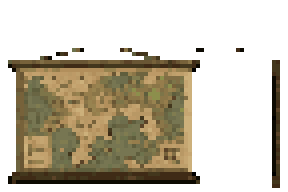
#> input picture godot/assets/images/source_art/generated/archive_wall_map.png, 72 x 48 px (shown 4 times larger)
$ python -i prepare_generated_tiles.py   (imports and definitions only)
#> lines starting #> are read from the running program, lines starting #| are printed output that depends on the picture
#> further down, picture is the input picture: PIL image 72x48 RGBA; mean R, G, B, A 53.5, 46.2, 29.6, 108.6
#!/usr/bin/env python3
"""Normalize image-generation masters into exact pixel-art atlases.

The image model supplies original texture and material decisions.  This tool
does the production-safe work that a generative image cannot guarantee:
fixed cell grids, hard alpha, integer nearest-neighbour scaling, limited
palettes and direction-aware edge alignment.  Masters are never overwritten.
"""

from __future__ import annotations

import argparse
import hashlib
import json
from dataclasses import dataclass, asdict
from pathlib import Path

from PIL import Image, ImageStat


GODOT_ROOT = Path(__file__).resolve().parents[1]
MASTER_ROOT = GODOT_ROOT / "assets" / "images" / "source_art" / "generated" / "masters"
SOURCE_ROOT = GODOT_ROOT / "assets" / "images" / "source_art" / "generated"


@dataclass(frozen=True)
class AtlasSpec:
    asset_id: str
    columns: int
    rows: int
    cell_size: tuple[int, int]
    transparent: bool
    layout: str
    palette_colors: int
    crop_inset: int = 0

    @property
    def output_size(self) -> tuple[int, int]:
        return self.columns * self.cell_size[0], self.rows * self.cell_size[1]


SPECS = {
    spec.asset_id: spec
    for spec in (
        AtlasSpec("grass_base_variants", 4, 4, (32, 32), False, "opaque", 12),
        AtlasSpec("grass_path_edge_set", 4, 4, (32, 32), True, "terrain_4x4", 16),
        AtlasSpec("stone_path_corner_set", 4, 4, (32, 32), False, "opaque", 18, 4),
        AtlasSpec("water_shallow_deep_set", 4, 4, (32, 32), False, "opaque", 14),
        AtlasSpec("natural_shoreline_set", 6, 6, (32, 32), True, "shoreline_6x6", 18),
        AtlasSpec("interior_wall_modular_set", 5, 5, (32, 48), True, "fill", 28),
        AtlasSpec("interior_corner_set", 4, 5, (48, 48), True, "fit", 28),
        AtlasSpec("baseboard_set", 5, 5, (32, 12), True, "fill", 24),
    )
}


TERRAIN_DIRECTIONS = (
    "north", "south", "west", "east",
    "northwest", "northeast", "southwest", "southeast",
    "northwest", "northeast", "southwest", "southeast",
    "north", "south", "west", "east",
)


# [20 lines left out: functions parse_args, cell_box, not called in this run]


def border_key(image: Image.Image) -> tuple[int, int, int]:
    rgb = image.convert("RGB")
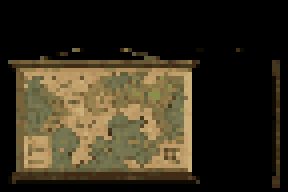
#> rgb: PIL image 72x48 RGB (shown 4 times larger); mean R, G, B 53.5, 46.2, 29.6
    samples: list[tuple[int, int, int]] = []
    step_x = max(1, rgb.width // 128)
#> step_x = 1
    step_y = max(1, rgb.height // 128)
#> step_y = 1
    for x in range(0, rgb.width, step_x):
        samples.append(rgb.getpixel((x, 0)))
        samples.append(rgb.getpixel((x, rgb.height - 1)))
#> after the loop, samples = 144 items, first 6: (0, 0, 0), (0, 0, 0), (0, 0, 0), (0, 0, 0), (0, 0, 0), (0, 0, 0)
    for y in range(0, rgb.height, step_y):
        samples.append(rgb.getpixel((0, y)))
        samples.append(rgb.getpixel((rgb.width - 1, y)))
#> after the loop, samples = 240 items, first 6: (0, 0, 0), (0, 0, 0), (0, 0, 0), (0, 0, 0), (0, 0, 0), (0, 0, 0)
    samples.sort(key=lambda color: color[0] + color[1] + color[2])
    mid = len(samples) // 2
#> mid = 120
    window = samples[max(0, mid - 16):mid + 16] or samples
#> window = 32 items, first 6: (0, 0, 0), (0, 0, 0), (0, 0, 0), (0, 0, 0), (0, 0, 0), (0, 0, 0)
    return tuple(round(sum(color[channel] for color in window) / len(window)) for channel in range(3))


def hard_remove_key(image: Image.Image) -> Image.Image:
    rgba = image.convert("RGBA")
    key = border_key(rgba)
#> key = (0, 0, 0)
    pixels = rgba.load()
    for y in range(rgba.height):
        for x in range(rgba.width):
            red, green, blue, _alpha = pixels[x, y]
            distance = max(abs(red - key[0]), abs(green - key[1]), abs(blue - key[2]))
            if distance <= 36:
                pixels[x, y] = (0, 0, 0, 0)
            else:
                # Pixel art uses hard alpha.  Chroma-spill is removed by
                # damping the keyed channel only when it dominates strongly.
                if key[1] > 200 and green > red * 1.45 and green > blue * 1.45:
                    green = min(green, max(red, blue))
                if key[0] > 200 and key[2] > 200 and red > green * 1.45 and blue > green * 1.45:
                    red = min(red, green + 16)
                    blue = min(blue, green + 16)
                pixels[x, y] = (red, green, blue, 255)
    return rgba


# [251 lines left out: functions harden_alpha, limited_palette, alpha_content, fit_content, normalize_average, directional_content and 6 more, not called in this run]


# [2 lines not run here, left out]

>>> from PIL import Image
>>> picture = Image.open('../assets/images/source_art/generated/archive_wall_map.png')
>>> result = hard_remove_key(picture)
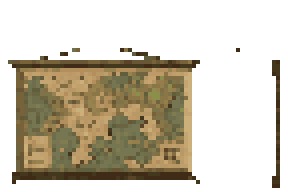
#> result: PIL image 72x48 RGBA (shown 4 times larger); mean R, G, B, A 53.2, 46, 29.6, 102.4; transparent parts drawn white

$ run again, on godot/assets/images/source_art/generated/chapel_six_hammer_mechanism.png
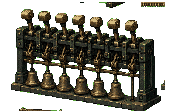
#> input picture godot/assets/images/source_art/generated/chapel_six_hammer_mechanism.png, 176 x 112 px
#> picture is the input picture: PIL image 176x112 RGBA; mean R, G, B, A 26.4, 24.4, 16.3, 128.2
#> in border_key, `rgb = image.convert("RGB")`:
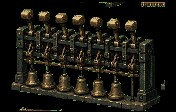
#> rgb: PIL image 176x112 RGB; mean R, G, B 26.4, 24.4, 16.3
#> after the loop in border_key, `for x in range(0, rgb.width, step_x):`: samples = 352 items, first 6: (0, 0, 0), (0, 0, 0), (0, 0, 0), (0, 0, 0), (0, 0, 0), (0, 0, 0)
#> after the loop in border_key, `for y in range(0, rgb.height, step_y):`: samples = 576 items, first 6: (0, 0, 0), (0, 0, 0), (0, 0, 0), (0, 0, 0), (0, 0, 0), (0, 0, 0)
#> mid = 288
#> window = 32 items, first 6: (0, 0, 0), (0, 0, 0), (0, 0, 0), (0, 0, 0), (0, 0, 0), (0, 0, 0)
#> key = (0, 0, 0)
#> `result = hard_remove_key(picture)`:
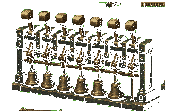
#> result: PIL image 176x112 RGBA; mean R, G, B, A 23.8, 21.5, 14, 77.7; transparent parts drawn white

$ run again, on godot/assets/images/source_art/generated/clock_blueprint_table.png
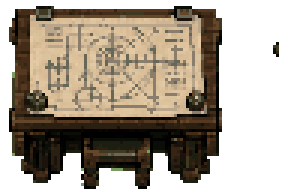
#> input picture godot/assets/images/source_art/generated/clock_blueprint_table.png, 96 x 64 px (shown 3 times larger)
#> picture is the input picture: PIL image 96x64 RGBA; mean R, G, B, A 71.8, 61.8, 48, 157
#> in border_key, `rgb = image.convert("RGB")`:
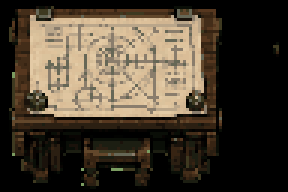
#> rgb: PIL image 96x64 RGB (shown 3 times larger); mean R, G, B 71.8, 61.8, 48
#> after the loop in border_key, `for x in range(0, rgb.width, step_x):`: samples = 192 items, first 6: (0, 0, 0), (0, 0, 0), (0, 0, 0), (0, 0, 0), (0, 0, 0), (0, 0, 0)
#> after the loop in border_key, `for y in range(0, rgb.height, step_y):`: samples = 320 items, first 6: (0, 0, 0), (0, 0, 0), (0, 0, 0), (0, 0, 0), (0, 0, 0), (0, 0, 0)
#> mid = 160
#> window = 32 items, first 6: (0, 0, 0), (0, 0, 0), (0, 0, 0), (0, 0, 0), (0, 0, 0), (0, 0, 0)
#> key = (0, 0, 0)
#> `result = hard_remove_key(picture)`:
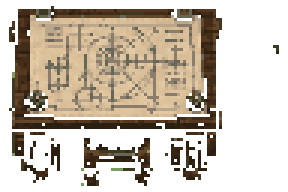
#> result: PIL image 96x64 RGBA (shown 3 times larger); mean R, G, B, A 70, 60.1, 47, 122; transparent parts drawn white

$ run again, on godot/assets/images/source_art/generated/clock_maintenance_crate.png
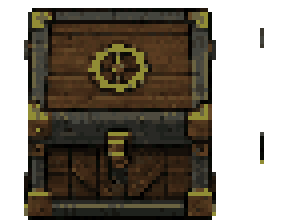
#> input picture godot/assets/images/source_art/generated/clock_maintenance_crate.png, 72 x 56 px (shown 4 times larger)
#> picture is the input picture: PIL image 72x56 RGBA; mean R, G, B, A 34.8, 28.2, 17.7, 156.9
#> in border_key, `rgb = image.convert("RGB")`:
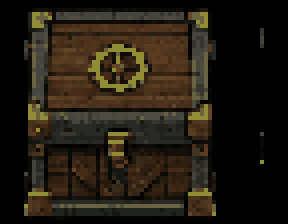
#> rgb: PIL image 72x56 RGB (shown 4 times larger); mean R, G, B 34.8, 28.2, 17.7
#> after the loop in border_key, `for x in range(0, rgb.width, step_x):`: samples = 144 items, first 6: (0, 0, 0), (0, 0, 0), (0, 0, 0), (0, 0, 0), (0, 0, 0), (0, 0, 0)
#> after the loop in border_key, `for y in range(0, rgb.height, step_y):`: samples = 256 items, first 6: (0, 0, 0), (0, 0, 0), (0, 0, 0), (0, 0, 0), (0, 0, 0), (0, 0, 0)
#> mid = 128
#> window = 32 items, first 6: (0, 0, 0), (0, 0, 0), (0, 0, 0), (0, 0, 0), (0, 0, 0), (0, 0, 0)
#> key = (0, 0, 0)
#> `result = hard_remove_key(picture)`:
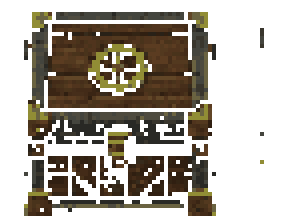
#> result: PIL image 72x56 RGBA (shown 4 times larger); mean R, G, B, A 30.9, 24.8, 15.3, 106.5; transparent parts drawn white
